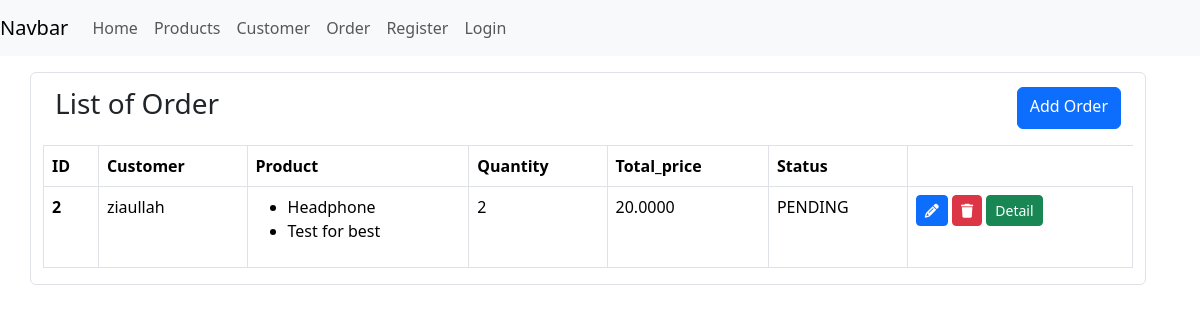
/order/list/ (signed in), run on an earlier commit of the app's database.
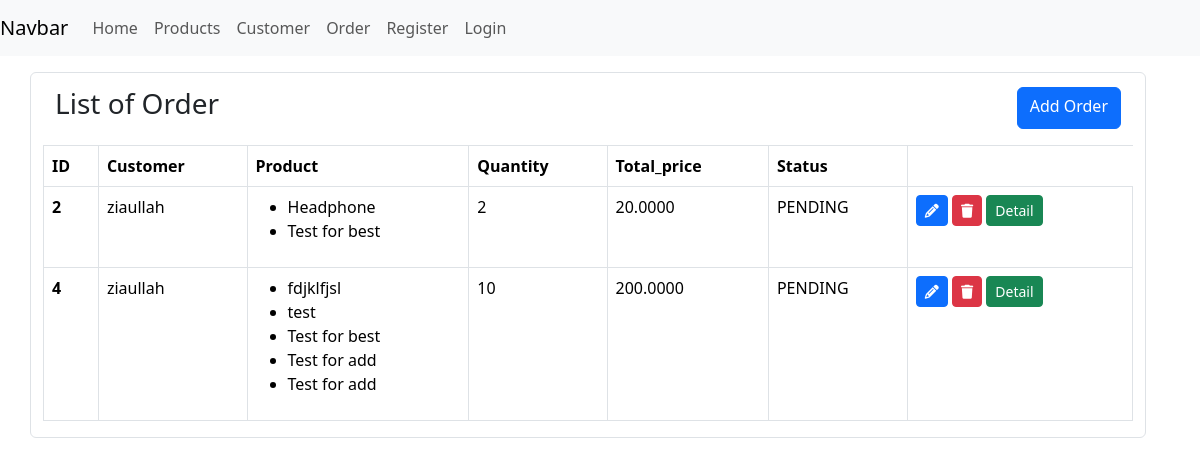
And on a later commit of the database.
### e_app/models.py (models this page shows, shortened)
class Order(models.Model):
    STATUS_CHOICES = (
        ('PENDING','pending'),
        ('COMPLETED','completed'),
        ('CANCELED','cancelled'),
    )
    customer = models.ForeignKey(Customer, on_delete = models.CASCADE)
    products = models.ManyToManyField(Product)
    quantity = models.PositiveIntegerField()
    total_price = models.DecimalField(max_digits = 10, decimal_places = 4)
    status = models.CharField(max_length = 20, choices = STATUS_CHOICES, default = 'pending')

class Customer(models.Model):
    name = models.CharField(max_length = 100)
    email = models.EmailField(max_length = 200)
    address = models.TextField()
    gender = models.CharField(max_length = 20)
    def __str__(self):
        return self.name

class Product(models.Model):
    name = models.CharField(max_length = 100)
    description = models.TextField()
    price = models.IntegerField()
    quantity = models.PositiveIntegerField()
    category = models.ForeignKey(Category, on_delete = models.CASCADE)

### e_app/views.py (the view)
# urls.py: path("order/list/",views.order_list,name="order_list"),
@login_required(login_url='login')
def order_list(request):
    try:
        orders = Order.objects.all()
    except Order.DoesNotExist:
        orders = []
    context = {
        'orders': orders,
    }
    return render(request, 'order/index.html', context)

### e_app/templates/order/index.html
{% extends '../base.html' %} {% block content %}
<div class="t-header">
  <h3>List of Order</h3>
  <a href="{% url 'add_order' %}" class="btn btn-primary">Add Order</a>
</div>
<table class="table table-hover mt-3 table-bordered">
  <thead>
    <tr>
      <th scope="col">ID</th>
      <th scope="col">Customer</th>
      <th scope="col">Product</th>
      <th scope="col">Quantity</th>
      <th scope="col">Total_price</th>
      <th scope="col">Status</th>
    </tr>
  </thead>
  <tbody>
    {% for order in orders %}
    <tr>
      <th scope="col">{{order.id}}</th>
      <td>{{order.customer}}</td>
      <td>
        <ul>
          {% for product in order.products.all %}
          <li>{{ product.name }}</li>
          {% endfor %}
        </ul>
      </td>
      <td>{{order.quantity}}</td>
      <td>{{order.total_price}}</td>
      <td>{{order.status}}</td>
      <td>
        <a
          href="{% url 'update_order' order.id %}"
          class="btn btn-primary btn-sm"
          ><i class="fa fa-pencil" aria-hidden="true"></i
        ></a>
        <a
          href="{% url 'delete_order' order.id %}"
          class="btn btn-danger btn-sm"
        >
          <i class="fa fa-trash"></i
        ></a>
        <a href="#" class="btn btn-success btn-sm">Detail</a>
      </td>
    </tr>
    {% endfor %}
  </tbody>
</table>
{% endblock %}

What changed in the data, as far as the page shows it:
added Order: id "4", customer "ziaullah", quantity "10", total_price "200.0000", status "PENDING", Product (name "Test for best")
now on this page (row unchanged): Product: name "fdjklfjsl", shown under "4"
now on this page (row unchanged): Product: name "test", shown under "4"
now on this page (row unchanged): Product: name "Test for add", shown under "4"
now on this page (row unchanged): Product: name "Test for add", shown under "4"
